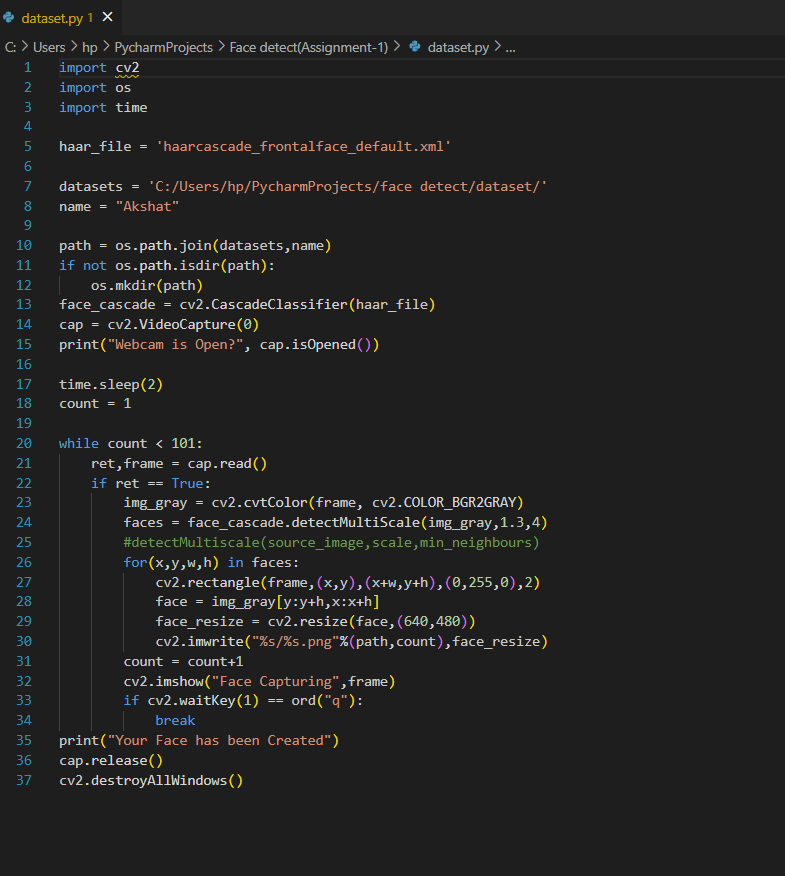
#> input picture Class Projects/Assingment 1/dataset_code_img.png, 785 x 876 px, given in place of the camera
$ python day3.py
#> lines starting #> are read from the running program, lines starting #| are printed output that depends on the picture; after the words box and inside, x2 and y2 are one past the last pixel; in counts of white or black regions, pixels touching at a corner belong together
import cv2
import numpy as np

framewidth=640
frameheight=480

cap=cv2.VideoCapture(0)
cap.set(3,framewidth)
cap.set(4,frameheight)

def empty(x):
    pass

cv2.namedWindow("parameters")
cv2.createTrackbar("threshold1","parameters",100,225,empty)
cv2.createTrackbar("threshold2","parameters",200,225,empty)

def get_contours(img_dilate,img_contours):
    contours,hierarchy=cv2.findContours(img_dilate,cv2.RETR_EXTERNAL,cv2.CHAIN_APPROX_NONE)
    for cnt in contours:
        area_min = cv2.contourArea(cnt)
        cv2.drawContours(img_contours, cnt, -1, (0, 255, 0), 3)
        peri = cv2.arcLength(cnt, True)
        approx = cv2.approxPolyDP(cnt, 0.02 * peri, True)
        x, y, w, h = cv2.boundingRect(approx)
        cv2.rectangle(img_contours, (x, y), (x + w, y + h), (255, 0, 255), 3)
        cv2.putText(img_contours, "Points" + str(len(approx)), (x, y), (x + w, y + h), cv2.FONT_HERSHEY_COMPLEX, 0.7,
                    (255, 0, 255), 2, 0)
        cv2.putText(img_contours, 'Area:' + str(int(area_min)), (x + w + 45, y + h + 45), cv2.FONT_HERSHEY_COMPLEX, 0.7,
                    (0, 0, 255), 2, 0)
while True:
    ret,frame=cap.read()
#> frame is the input picture: shape (876, 785, 3); mean B, G, R 35.1, 35.4, 35.4
    img_contours=frame.copy()
    img_blur=cv2.GaussianBlur(frame,(7,7),4)
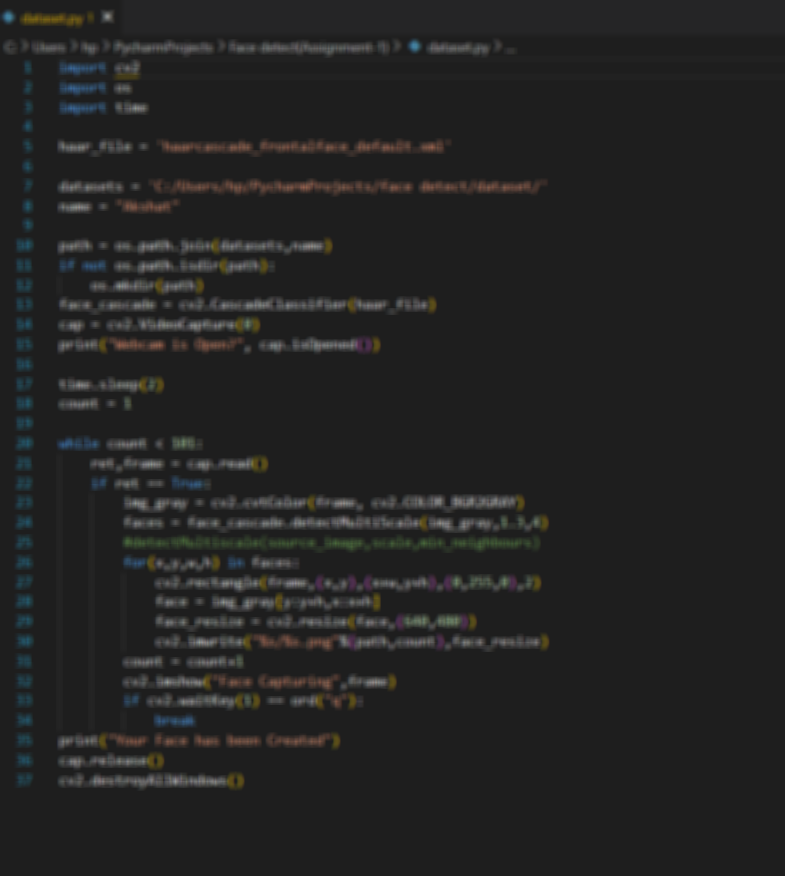
#> img_blur: shape (876, 785, 3); mean B, G, R 35.1, 35.4, 35.4
    img_gray=cv2.cvtColor(img_blur,cv2.COLOR_BGR2GRAY)

    t1 =  cv2.getTrackbarPos("threshold1","parameters")
    t2 = cv2.getTrackbarPos("threshold2", "parameters")

    img_canny=cv2.Canny(img_gray,100,200)
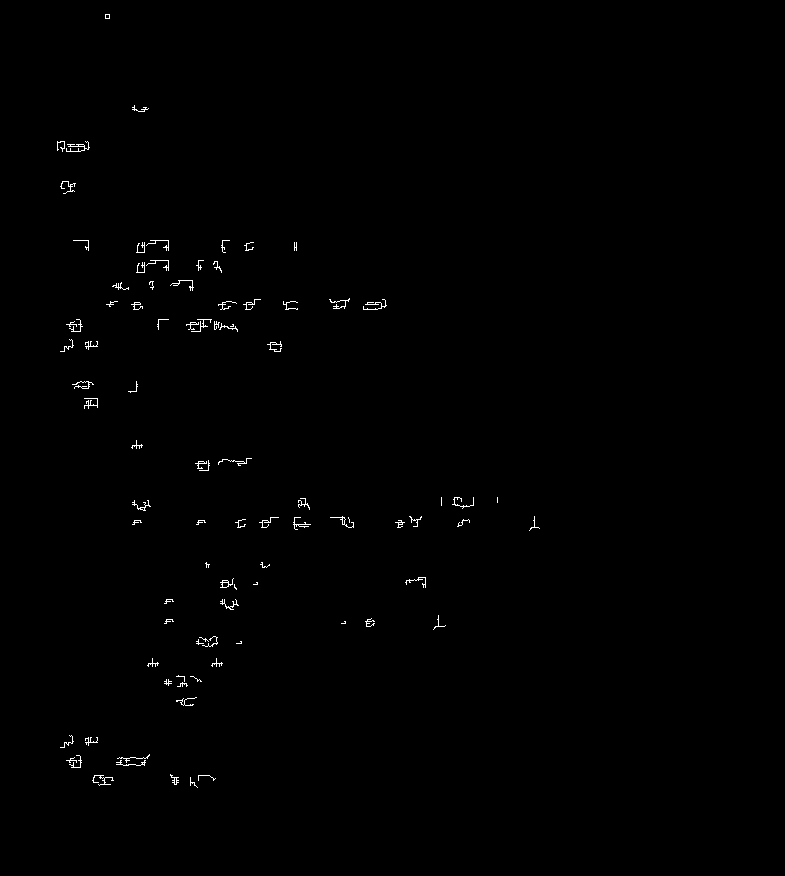
#> img_canny: shape (876, 785); 0.45% white in thin lines or dots, all inside (x1, y1, x2, y2) = (57, 14, 540, 788)
    kernel=np.ones((5,5),np.uint8)
    img_dilate=cv2.dilate(img_canny,kernel,iterations=1)
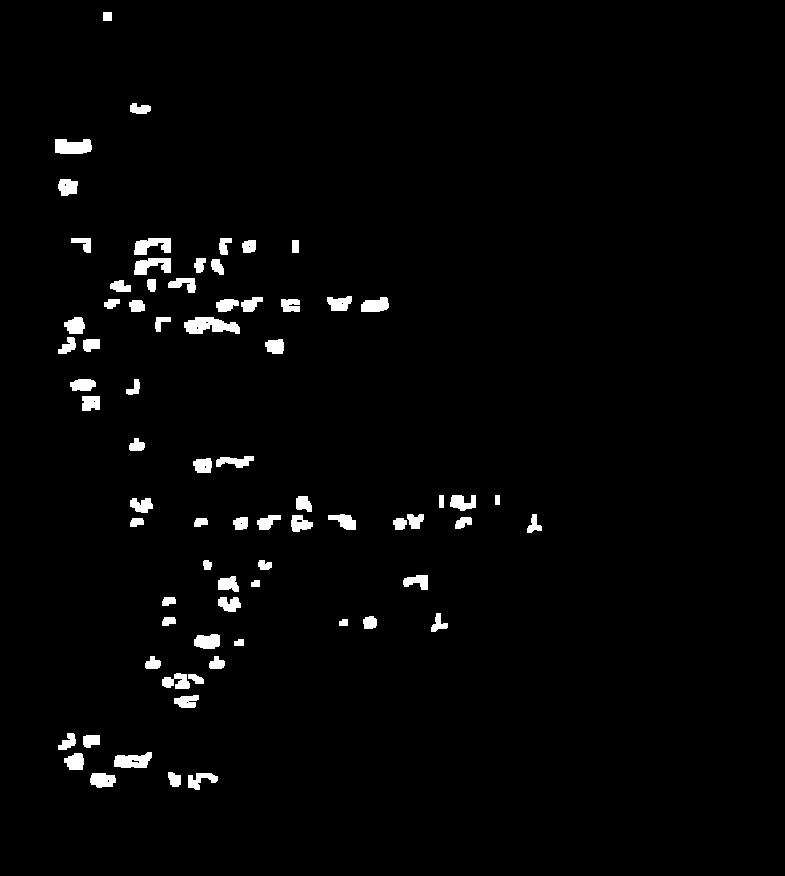
#> img_dilate: shape (876, 785); 2.2% white; 74 white regions, largest, box (x1, y1, x2, y2) and area: (184, 317, 240, 334) 654, (55, 139, 92, 154) 479, (114, 752, 152, 768) 443

    output=np.hstack([img_canny,img_dilate])
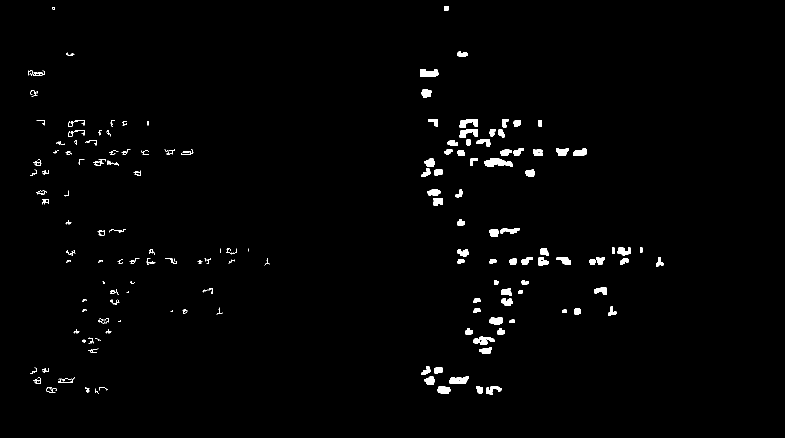
#> output: shape (876, 1570) (shown at 1/2 size); 1.3% white; 166 white regions (17 under 20 px), largest, box (x1, y1, x2, y2) and area: (969, 317, 1025, 334) 654, (840, 139, 877, 154) 479, (899, 752, 937, 768) 443
    cv2.imshow("image", output)

    if cv2.waitKey(1)==ord("q"):
#> (key q is pressed here)
        break
cap.release()
cv2.destroyAllWindows()

$ run again, on Class Projects/Assingment 1/ass1.PNG
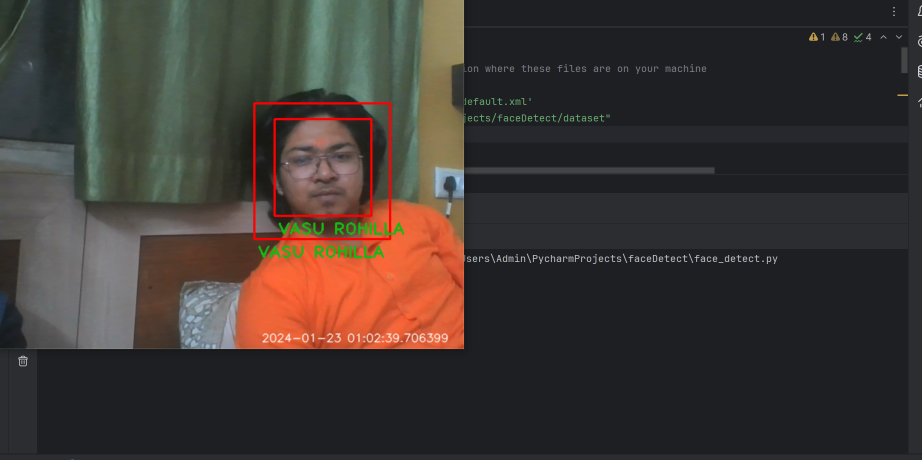
#> input picture Class Projects/Assingment 1/ass1.PNG, 1844 x 919 px, given in place of the camera (shown at 1/2 size)
#> frame is the input picture: shape (919, 1844, 3); mean B, G, R 50.6, 54.7, 61.7
#> `img_canny=cv2.Canny(img_gray,100,200)`:
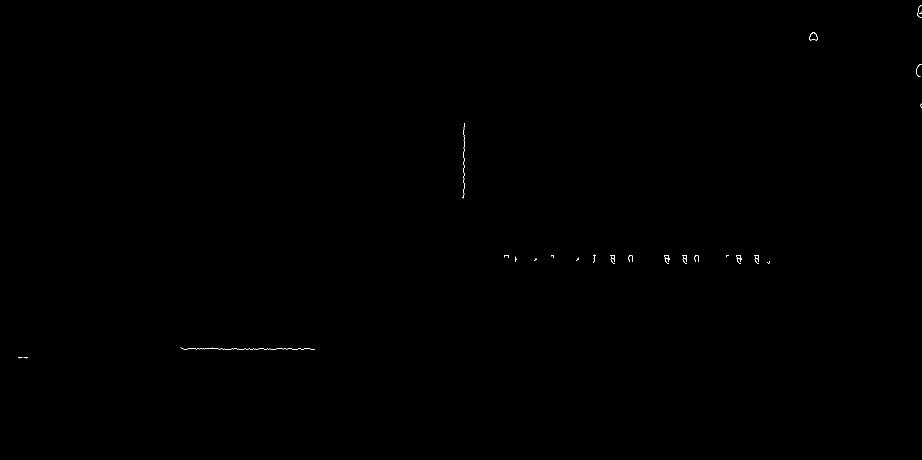
#> img_canny: shape (919, 1844) (shown at 1/2 size); 0.06% white in thin lines or dots, all inside (x1, y1, x2, y2) = (36, 10, 1844, 717)
#> img_dilate: shape (919, 1844); 0.34% white; 22 white regions, largest, box (x1, y1, x2, y2) and area: (359, 693, 632, 701) 1553, (923, 244, 931, 399) 861, (1616, 62, 1638, 84) 337
#> `output=np.hstack([img_canny,img_dilate])`:
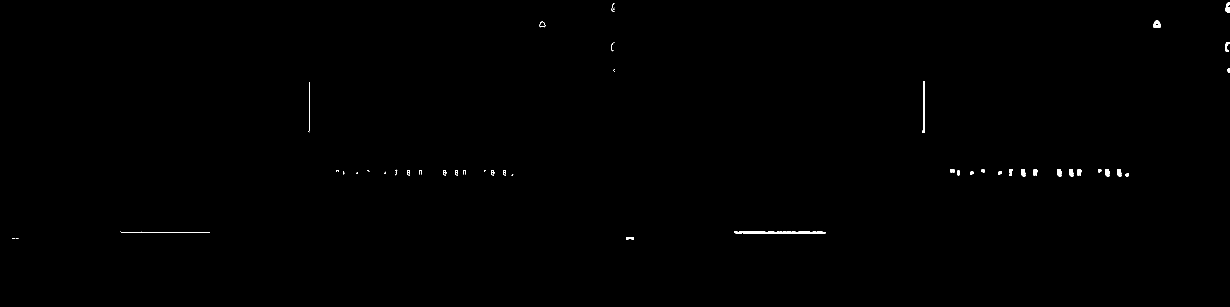
#> output: shape (919, 3688) (shown at 1/3 size); 0.2% white; 47 white regions (11 under 20 px), largest, box (x1, y1, x2, y2) and area: (2203, 693, 2476, 701) 1553, (2767, 244, 2775, 399) 861, (3460, 62, 3482, 84) 337

$ run again, on Class Projects/Assingment 1/face_detect_code_img.png
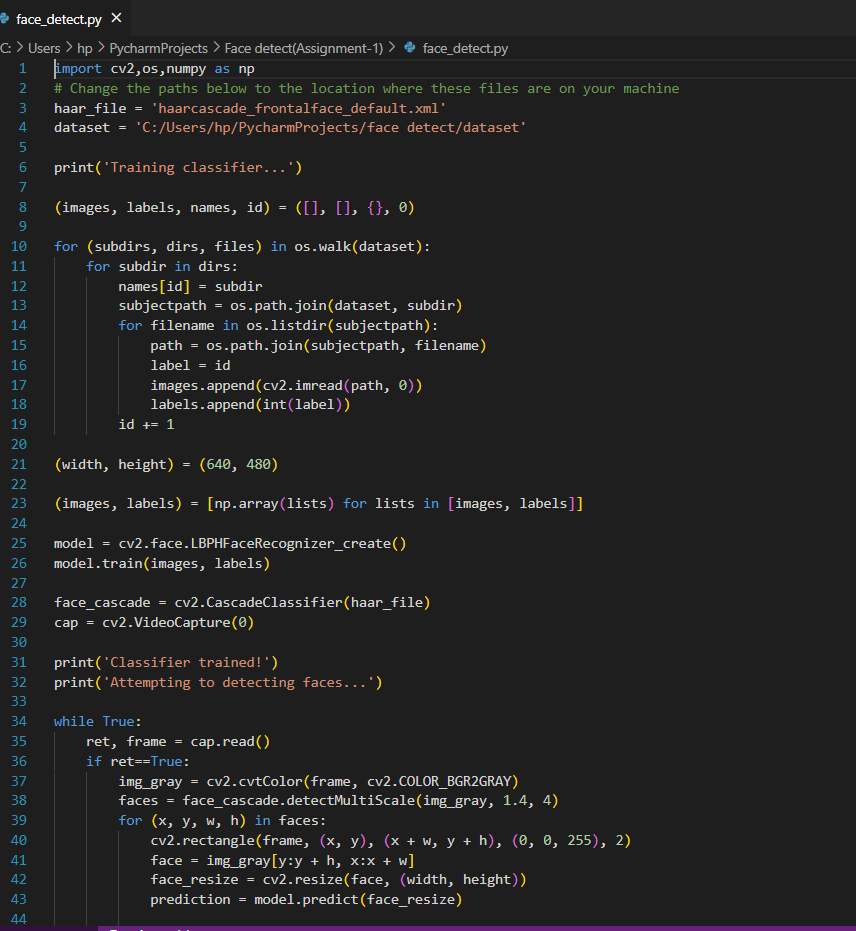
#> input picture Class Projects/Assingment 1/face_detect_code_img.png, 856 x 931 px, given in place of the camera
#> frame is the input picture: shape (931, 856, 3); mean B, G, R 36.4, 36.3, 36.6
#> `img_canny=cv2.Canny(img_gray,100,200)`:
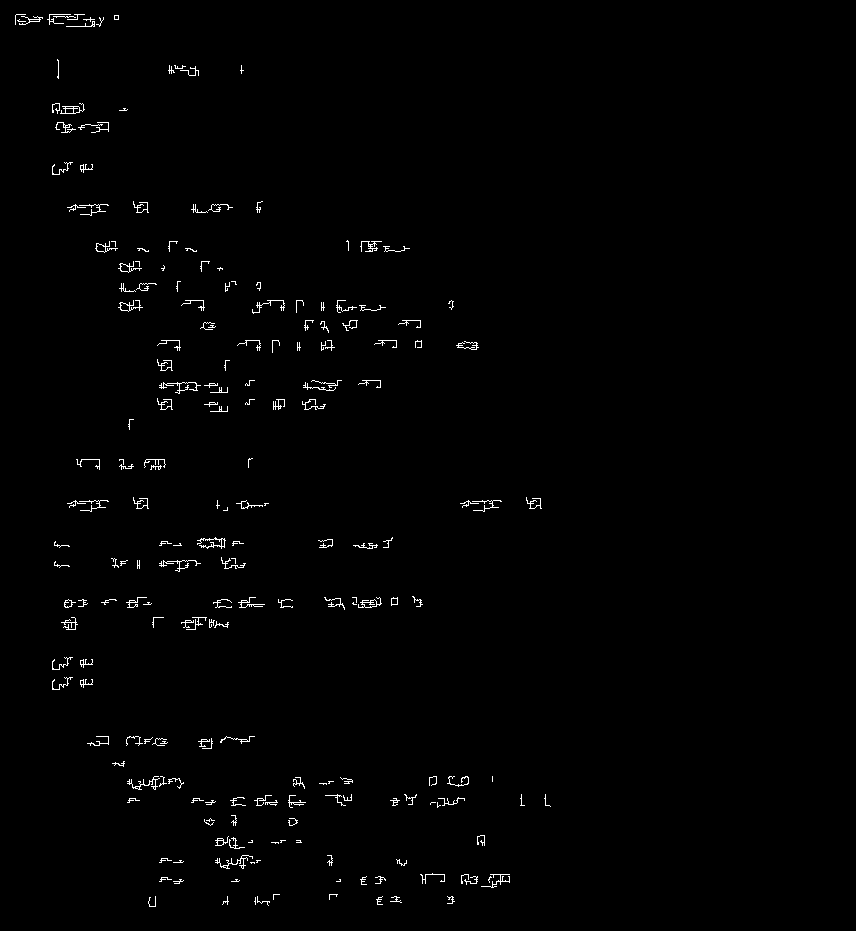
#> img_canny: shape (931, 856); 0.94% white in thin lines or dots, all inside (x1, y1, x2, y2) = (15, 14, 551, 907)
#> img_dilate: shape (931, 856); 4.5% white; 147 white regions, largest, box (x1, y1, x2, y2) and area: (13, 12, 106, 29) 1212, (157, 380, 230, 396) 796, (125, 774, 186, 792) 747
#> `output=np.hstack([img_canny,img_dilate])`:
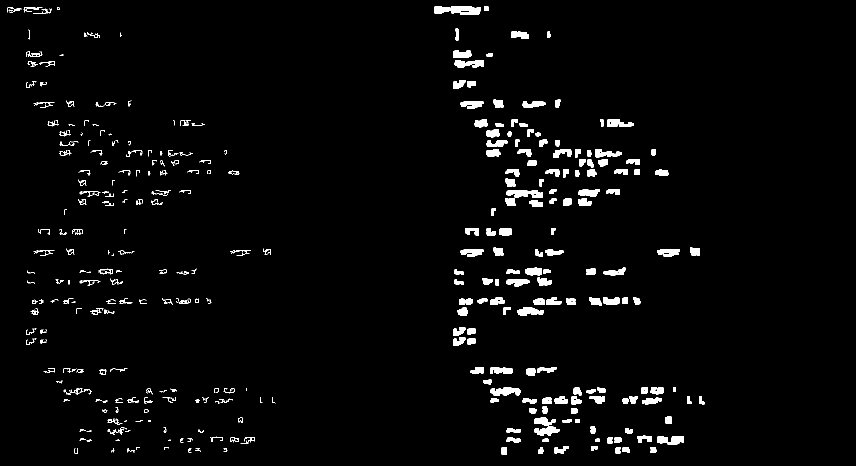
#> output: shape (931, 1712) (shown at 1/2 size); 2.7% white; 362 white regions (59 under 20 px), largest, box (x1, y1, x2, y2) and area: (869, 12, 962, 29) 1212, (1013, 380, 1086, 396) 796, (981, 774, 1042, 792) 747
